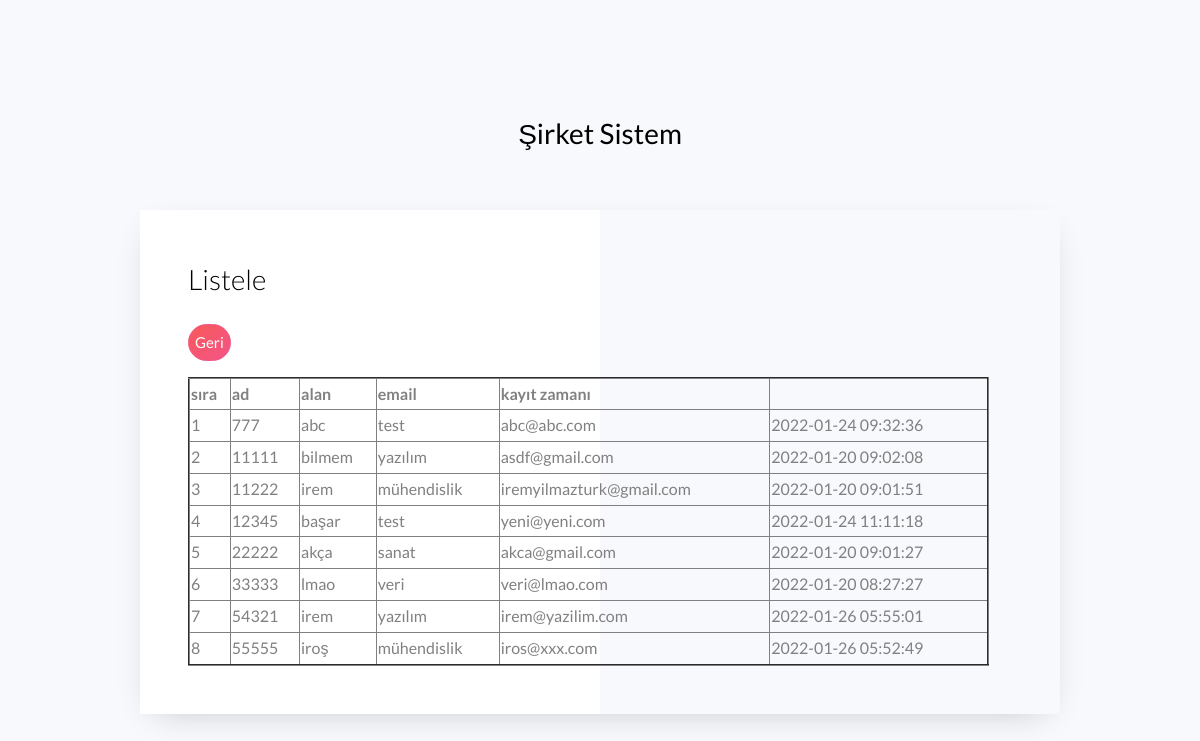
Page /listele.php on the committed database.
### tables this page shows
CREATE TABLE `sirket_kayit` (
  `id` int(11) NOT NULL,
  `sifre` text NOT NULL,
  `ad` text NOT NULL,
  `alan` text NOT NULL,
  `email` text NOT NULL,
  `kayit_zaman` timestamp NOT NULL DEFAULT current_timestamp() ON UPDATE current_timestamp()
);

### listele.php (the view, shortened to what this page needs)
<?php require_once 'dbConnection.php'; ?>
<!DOCTYPE html>
<html>
<head>
    <link rel="stylesheet" href="https://stackpath.bootstrapcdn.com/font-awesome/4.7.0/css/font-awesome.min.css">
    <link rel="stylesheet" href="css/style.css">
</head>
<body>
    <section class="ftco-section">
        <div class="container">
            <div class="row justify-content-center">
                <div class="col-md-6 text-center mb-5">
                    <h2 class="heading-section"> Şirket Sistem</h2>
                </div>
            </div>
            <div class="row justify-content-center">
                <div class="col-md-12 col-lg-10">
                    <div class="wrap d-md-flex">
                        <div class="login-wrap p-4 p-lg-5">
                            <div class="d-flex">
                                <div class="w-100">
                                    <h3 class="mb-4">Listele</h3>
                                </div>
                            </div>
                            <form action="index.php" class="signin-form" method="POST">
                                <table style="width: 220%" border="2">
                                    <tr>
                                        <th>sıra</th>
                                        <th>ad</th>
                                        <th>alan</th>
                                        <th>email</th>
                                        <th>kayıt zamanı</th>
                                    </tr>
                                    <?php
                                    $sirket_bilgi_sor = $db->prepare("SELECT * from sirket_kayit");
                                    $sirket_bilgi_sor->execute();
                                    $say = 0;
                                    while ($sirket_bilgi_cek = $sirket_bilgi_sor->fetch(PDO::FETCH_ASSOC)) {
                                        $say++;
                                    ?>
                                        <tr>
                                            <td><?php echo $say ?></td>
                                            <td><?php echo $sirket_bilgi_cek['id'] ?></td>
                                            <td><?php echo $sirket_bilgi_cek['ad'] ?></td>
                                            <td><?php echo $sirket_bilgi_cek['alan'] ?></td>
                                            <td><?php echo $sirket_bilgi_cek['email'] ?></td>
                                            <td><?php echo $sirket_bilgi_cek['kayit_zaman'] ?></td>
                                        </tr>
                                    <?php }
                                    ?>
                                    <div class="form-group">
                                        <a href="index.php"><button type="button" class="btn btn-primary" style="padding: 6px;">Geri</button></a>
                                    </div>
                            </form>
                        </div>
                    </div>
                </div>
            </div>
        </div>
    </section>
</body>
</html>

### rows in the picture
sirket_kayit: id "777", ad "abc", alan "test", email "abc@abc.com", kayit_zaman "2022-01-24 09:32:36"
sirket_kayit: id "11111", ad "bilmem", alan "yazılım", email "asdf@gmail.com", kayit_zaman "2022-01-20 09:02:08"
sirket_kayit: id "11222", ad "irem", alan "mühendislik", email "iremyilmazturk@gmail.com", kayit_zaman "2022-01-20 09:01:51"
sirket_kayit: id "12345", ad "başar", alan "test", email "yeni@yeni.com", kayit_zaman "2022-01-24 11:11:18"
sirket_kayit: id "22222", ad "akça", alan "sanat", email "akca@gmail.com", kayit_zaman "2022-01-20 09:01:27"
sirket_kayit: id "33333", ad "lmao", alan "veri", email "veri@lmao.com", kayit_zaman "2022-01-20 08:27:27"
sirket_kayit: id "54321", ad "irem", alan "yazılım", email "irem@yazilim.com", kayit_zaman "2022-01-26 05:55:01"
sirket_kayit: id "55555", ad "iroş", alan "mühendislik", email "iros@xxx.com", kayit_zaman "2022-01-26 05:52:49"
